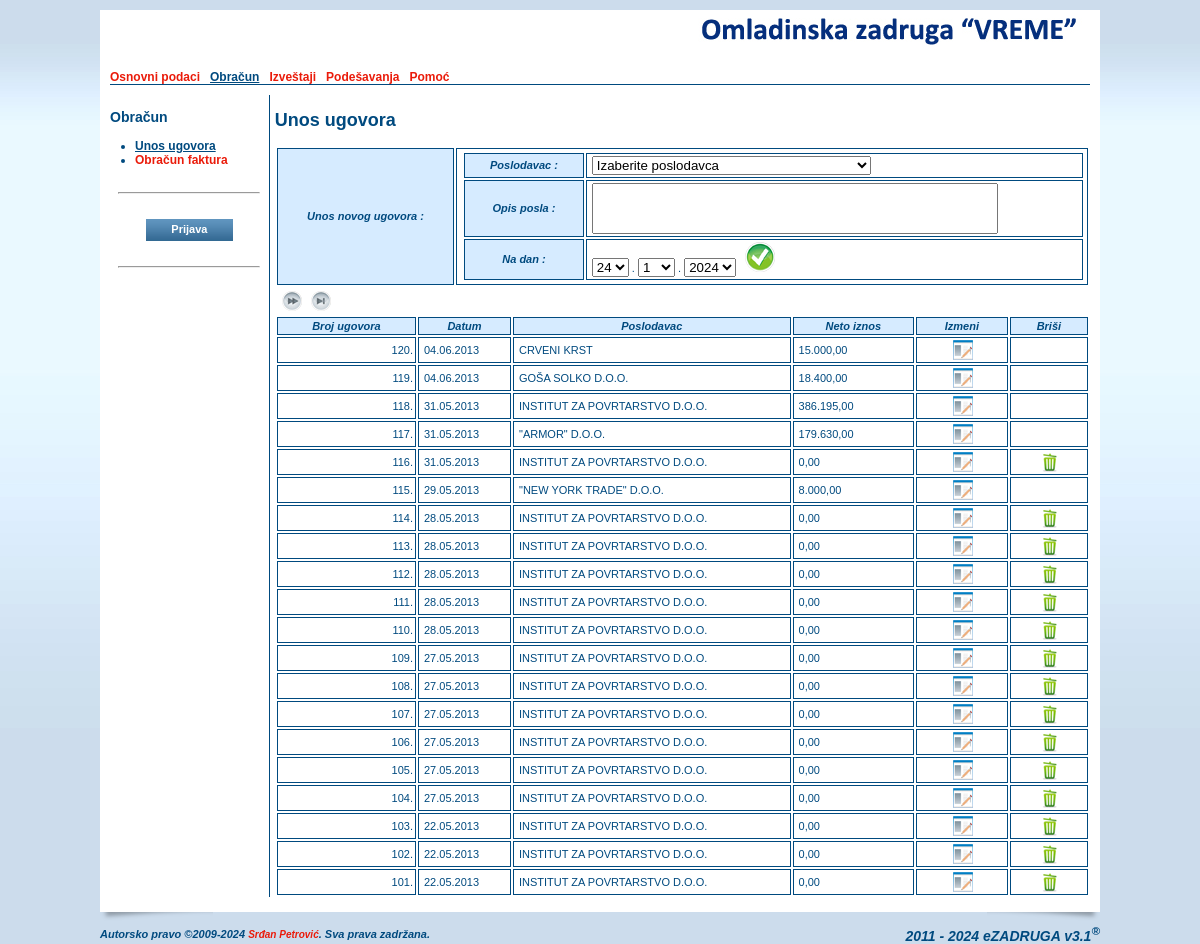
The app's page /ugovorunos.php with its own data.
### tables this page shows
CREATE TABLE IF NOT EXISTS `oszcooperative` (
  `ID` smallint(6) NOT NULL AUTO_INCREMENT,
  `name` varchar(255) NOT NULL,
  `short` varchar(50) NOT NULL,
  `shortest` varchar(25) NOT NULL,
  `address` varchar(255) DEFAULT NULL,
  `IDPlace` smallint(6) DEFAULT NULL,
  `phone` varchar(20) DEFAULT NULL,
  `mobile` varchar(20) DEFAULT NULL,
  `fax` varchar(20) DEFAULT NULL,
  `email` varchar(255) DEFAULT NULL,
  `url` varchar(255) DEFAULT NULL,
  `account` varchar(255) DEFAULT NULL,
  `reference` varchar(255) NOT NULL,
  `pib` varchar(20) DEFAULT NULL,
  `idnumber` varchar(20) DEFAULT NULL,
  `activity` varchar(20) NOT NULL,
  `currentyear` varchar(4) NOT NULL,
  `contracthours` tinyint(4) NOT NULL DEFAULT '0',
  `memberhours` tinyint(4) NOT NULL DEFAULT '0',
  `headimage` varchar(255) DEFAULT NULL,
  `pdfimage` varchar(255) DEFAULT NULL,
  PRIMARY KEY (`ID`),
  KEY `name` (`name`),
  KEY `IDPlace` (`IDPlace`)
);

CREATE TABLE IF NOT EXISTS `oszmenu` (
  `ID` smallint(6) NOT NULL AUTO_INCREMENT,
  `title` varchar(70) NOT NULL,
  `link` varchar(255) NOT NULL,
  `root` smallint(6) NOT NULL DEFAULT '0',
  `sort` tinyint(4) DEFAULT NULL,
  `sub_item` tinyint(4) NOT NULL DEFAULT '-1',
  `show_admin` tinyint(4) NOT NULL DEFAULT '0',
  PRIMARY KEY (`ID`),
  KEY `title` (`title`),
  KEY `root` (`root`),
  KEY `link` (`link`)
);

CREATE TABLE IF NOT EXISTS `oszcontract2013` (
  `ID` int(11) NOT NULL AUTO_INCREMENT,
  `IDEmployer` int(11) NOT NULL,
  `contractnumber` int(11) DEFAULT NULL,
  `contractdate` date DEFAULT NULL,
  `contractfrom` date DEFAULT NULL,
  `contractto` date DEFAULT NULL,
  `hours` varchar(5) DEFAULT NULL,
  `jobdescription` text,
  `net` double NOT NULL DEFAULT '0',
  `tax` double NOT NULL DEFAULT '0',
  `contribute` double NOT NULL DEFAULT '0',
  `claimsum` double NOT NULL DEFAULT '0',
  `sum` double NOT NULL DEFAULT '0',
  `rule` tinyint(4) NOT NULL DEFAULT '0',
  PRIMARY KEY (`ID`),
  KEY `IDEmployer` (`IDEmployer`)
);

CREATE TABLE IF NOT EXISTS `oszemployer` (
  `ID` smallint(6) NOT NULL AUTO_INCREMENT,
  `name` varchar(255) NOT NULL,
  `address` varchar(255) DEFAULT NULL,
  `IDPlace` smallint(6) DEFAULT NULL,
  `phone` varchar(20) DEFAULT NULL,
  `mobile` varchar(20) DEFAULT NULL,
  `fax` varchar(20) DEFAULT NULL,
  `email` varchar(255) DEFAULT NULL,
  `url` varchar(255) DEFAULT NULL,
  `account` varchar(255) DEFAULT NULL,
  `pib` varchar(20) DEFAULT NULL,
  `idnumber` varchar(20) DEFAULT NULL,
  PRIMARY KEY (`ID`),
  KEY `name` (`name`),
  KEY `IDPlace` (`IDPlace`)
);

### ugovorunos.php (the view, shortened to what the rows shown need)
<?php
include_once('./header.php');
?>
              <h2><?=$GLOBALS["sectiontitle"];?></h2>
              <table cellpadding="2" cellspacing="2" border="0" class="table_browse" width="100%">
                <tr>
                  <th>Unos novog ugovora :</th>
                  <td>
                    <form name="newContract" method="POST" action="./zaradaunos.php">
                    <table cellpadding="2" cellspacing="2" border="0" class="table_browse" width="100%">
                      <tr>
                        <th>Poslodavac :</th>
                      </tr>
                      <tr>
                        <th>Opis posla :</th>
                      </tr>
                      <tr>
                        <th>Na dan :</th>
                      </tr>
                    </table>
                    </form>
                  </td>
                </tr>
              </table>
<?php
$query        = mysql_query("SELECT COUNT(ID) AS uk_broj FROM oszcontract$_currentyear") or die(mysql_error());
$res          = mysql_fetch_array($query);
$browsecount  = $res["uk_broj"];
$_from    = 0;
$_offs    = $GLOBALS["browse_count"];
$navigate = false;
if ($browsecount > $GLOBALS["browse_count"]) {
  $navigate   = true;
}
$sql = "SELECT C.ID, C.contractdate, E.name, COUNT(I.ID) AS invoice, SUM(CI.net) AS neto
  FROM oszcontract$_currentyear AS C
  LEFT JOIN oszemployer AS E ON C.IDEmployer=E.ID
  LEFT JOIN oszinvoice$_currentyear AS I ON C.ID = I.IDContract
  LEFT JOIN oszcontractitem$_currentyear AS CI ON C.ID = CI.IDContract
  GROUP BY C.ID
  ORDER BY C.ID DESC";
if ($navigate)
  $sql .= " LIMIT $_from, $_offs";
$query = mysql_query($sql) or die(mysql_error());
?>
              <table cellpadding="2" cellspacing="2" border="0" class="table_browse" width="100%">
                <tr>
                  <th>Broj ugovora</th>
                  <th>Datum</th>
                  <th>Poslodavac</th>
                  <th>Neto iznos</th>
                  <th><?=$_LANG["sr"]["EDIT"];?></th>
                  <th><?=$_LANG["sr"]["DELETE"];?></th>
                </tr>
<?php
while ($res = mysql_fetch_array($query)) {
?>
                <tr>
                  <td align="right"><?=$res["ID"];?>.</td>
                  <td><?=_db_date_to_date($res["contractdate"]);?>&nbsp;</td>
                  <td><?=$res["name"];?>&nbsp;</td>
                  <td><?=number_format($res["neto"],2,',','.');?></td>
                  <td align="center"><a href="./zaradaunos.php?id=<?=$res["ID"];?>"><img src="./images/form/edit.jpg" alt="<?=$_LANG["sr"]["EDIT"];?>" title="<?=$_LANG["sr"]["EDIT"];?>" /></a></td>
                  <td align="center">
<? if ($res["invoice"] == 0) { ?>
                    <a href="./ugovorunos.php?id=<?=$res["ID"];?>&act=del" onClick="javascript: return confirmDelete('<?=$_LANG["sr"]["CONFIRM_DELETE_COMMON"];?>');"><img src="./images/form/del.jpg" alt="<?=$_LANG["sr"]["DELETE"];?>" title="<?=$_LANG["sr"]["DELETE"];?>" /></a>
<? } else echo '&nbsp;'; ?>
                  </td>
                </tr>
<? } ?>
              </table>
<?php
include_once('./footer.php');
?>

### header.php (shortened to what the rows shown need)
<?php
require_once('./include/common.php');
require_once('./include/c_session.php');
require_once('./lang/sr.php');
if (!isset($_session))
{
  $_session = new c_Session;
}
$_esettings = $_session->_getSettings();
if (count($_esettings) == 0) {
  $query = mysql_query("select * from esettings where ID > 0 LIMIT 1") or die(mysql_error());
  $_esettings = mysql_fetch_array($query);
}
$_oszcooperative = $_session->_getCooperative();
if (count($_oszcooperative) == 0) {
  $query = mysql_query("select * from oszcooperative where ID > 0 LIMIT 1") or die(mysql_error());
  $_oszcooperative = mysql_fetch_array($query);
}
$_currentyear = $_session->_getCurrentYear();
$_timescale   = $_session->_getTimeScale();
$forSelf = explode("/", $_SERVER['PHP_SELF']);
$_self   = $forSelf[count($forSelf)-1];
$_menu   = array();
$_root   = 0;
$_father = 0;
$_this   = 0;
$_index  = false;
$query = mysql_query("SELECT * FROM oszmenu ORDER BY root, sort") or die(mysql_error());
while ($res = mysql_fetch_array($query)) {
  if ($_self == trim($res['link'])) {
    $_this    = $res['ID'];
    $_father  = $res['root'];
  }
  if ($res['root'] > 0) {
    foreach($_menu[0] as $key => $menu) {
      if ($key == $res['root']) {
        $_menu[0][$key]['submenu'][$res['ID']] = array(
        "ID"        => $res['ID'],
        "title"     => $res['title'],
        "link"      => $res['link'],
        "root"      => $res['root'],
        "sort"      => $res['sort'],
        "sub_item"  => $res['sub_item'],
        "show_admin"=> $res['show_admin']
        );
      }
    }
  } else {
    $_menu[0][$res['ID']] = array(
      "ID"    => $res['ID'],
      "title" => $res['title'],
      "link"  => $res['link'],
      "root"  => $res['root'],
      "sort"      => $res['sort'],
      "sub_item"  => $res['sub_item'],
      "show_admin"=> $res['show_admin']
    );
  }
}
?>
<!DOCTYPE html PUBLIC "-//W3C//DTD XHTML 1.0 Transitional//EN" "http://www.w3.org/TR/xhtml1/DTD/xhtml1-transitional.dtd">
<html xmlns="http://www.w3.org/1999/xhtml" >
  <head>
    <link href="./css/style.css" rel="stylesheet" type="text/css">
    <link href="./css/calendar.css" rel="stylesheet" type="text/css">
  </head>
<?php
if (isset($preload_image) && is_array($preload_image)) {
  $strOnLoad = "javascript:MM_preloadImages(";
  $start = true;
  foreach($preload_image as $_image) {
    if ($start)
    {
      $start = false;
      $strOnLoad .= "'". $_image."'";
    } else $strOnLoad .= ",'". $_image."'";
  }
?>
  <body OnLoad="<?=$strOnLoad;?>">
<?php
} else {
?>
  <body>
<?php
}
?>
    <div class="main_content_location" align="center" valign="top">
      <table cellpadding="0" cellspacing="0" border="0">
        <tr>
          <td colspan="2" valign="top">
            <table cellpadding="0" cellspacing="0" border="0" class="content_all">
              <tr>
                <td class="content_main" valign="top">
                    <table cellpadding="0" cellspacing="0" border="0" class="content_main">
                      <tr>
                        <td>
                          <table cellpadding="0" cellspacing="0" border="0" class="header">
                            <tr>
                              <td align="right" valign="top" class="header_right">
                                <a href="./index.php">
<?php if (isset($_esettings["custom_head"]) && $_esettings["custom_head"] && isset($_oszcooperative["headimage"]) && file_exists($_oszcooperative["headimage"])) { ?>
                                  <img src="<?=$_oszcooperative["headimage"];?>" alt="<?=$_LANG["sr"]["MAIN_IMAGE_ALT"];?>" title="<?=$_LANG["sr"]["MAIN_IMAGE_ALT"];?>" />
<?php } else { ?>
                                  <img src="./images/ezadruga_logo.png" alt="<?=$_LANG["sr"]["MAIN_IMAGE_ALT"];?>" title="<?=$_LANG["sr"]["MAIN_IMAGE_ALT"];?>" />
<?php } ?>
                                </a>
                              </td>
                            </tr>
                            <tr>
                              <td class="main_menu" colspan="2">
<?
  foreach ($_menu[0] as $key => $menu) {
    if (intval($menu["sort"]) > 0) {
      if ($key == $_father || $key == $_root){
        if ($_menu[0][$key]["show_admin"] && $GLOBALS["admin"]) {
?>
                                <a href="./<?=$_menu[0][$key]["link"];?>" class="main_menu_selected"><?=$_menu[0][$key]["title"];?></a> &nbsp;
<?
        } else {
?>
                                <a href="./<?=$_menu[0][$key]["link"];?>" class="main_menu_selected"><?=$_menu[0][$key]["title"];?></a> &nbsp;
<?
        }
      } else {
        if ($_menu[0][$key]["show_admin"] && $GLOBALS["admin"]) {
?>
                                <a href="./<?=$_menu[0][$key]["link"];?>"><?=$_menu[0][$key]["title"];?></a> &nbsp;
<?
        } else {
?>
                                <a href="./<?=$_menu[0][$key]["link"];?>"><?=$_menu[0][$key]["title"];?></a> &nbsp;
<?
        }
      }
    }
  }
?>
                              </td>
                          </table>
                        </td>
                      </tr>
                      <tr>
                        <td valign="top">
                          <table cellpadding="0" cellspacing="0" border="0" class="main_content">
                            <tr>
                              <td class="left_menu" valign="top">
<?php
if (!$_index) {
?>
                                <ul>
<?php
  $sub_item = -1;
  if ($_root > 0) {
    foreach($_menu[0][$_root]['submenu'] as $key => $menu) {
      if (intval($_menu[0][$_root]['submenu'][$key]["sub_item"]) > 0 && $_this == $key) $sub_item = intval($_menu[0][$_root]['submenu'][$key]["sub_item"]);
      if (intval($_menu[0][$_root]['submenu'][$key]["sort"]) > 0)
      {
        if ($key == $_father || $key == $sub_item) {
          if ($_menu[0][$_root]['submenu'][$key]["show_admin"] && $GLOBALS["admin"]) {
?>
                                  <li><a href="<?=$_menu[0][$_root]['submenu'][$key]["link"];?>" class="main_menu_selected"><?=$_menu[0][$_root]['submenu'][$key]["title"];?></a></li>
<?
          } elseif (!$_menu[0][$_root]['submenu'][$key]["show_admin"]) {
?>
                                  <li><a href="<?=$_menu[0][$_root]['submenu'][$key]["link"];?>" class="main_menu_selected"><?=$_menu[0][$_root]['submenu'][$key]["title"];?></a></li>
<?php
          }
        } else {
          if ($_menu[0][$_root]['submenu'][$key]["show_admin"] && $GLOBALS["admin"]) {
?>
                                  <li><a href="<?=$_menu[0][$_root]['submenu'][$key]["link"];?>"><?=$_menu[0][$_root]['submenu'][$key]["title"];?></a></li>
<?
          } elseif (!$_menu[0][$_root]['submenu'][$key]["show_admin"]) {
?>
                                  <li><a href="<?=$_menu[0][$_root]['submenu'][$key]["link"];?>"><?=$_menu[0][$_root]['submenu'][$key]["title"];?></a></li>
<?php
          }
        }
      }
    }
  } else {
    if ($_father > 0) {
      foreach($_menu[0][$_father]['submenu'] as $key => $menu) {
        if (intval($_menu[0][$_father]['submenu'][$key]["sort"]) > 0)
        {
          if ($key == $_this || $key == $sub_item) {
            if ($_menu[0][$_father]['submenu'][$key]["show_admin"] && $GLOBALS["admin"]) {
?>
                                  <li><a href="<?=$_menu[0][$_father]['submenu'][$key]["link"];?>" class="main_menu_selected"><?=$_menu[0][$_father]['submenu'][$key]["title"];?></a></li>
<?
          } elseif (!$_menu[0][$_father]['submenu'][$key]["show_admin"]) {
?>
                                  <li><a href="<?=$_menu[0][$_father]['submenu'][$key]["link"];?>" class="main_menu_selected"><?=$_menu[0][$_father]['submenu'][$key]["title"];?></a></li>
<?
            }
          } else {
            if ($_menu[0][$_father]['submenu'][$key]["show_admin"] && $GLOBALS["admin"]) {
?>
                                  <li><a href="<?=$_menu[0][$_father]['submenu'][$key]["link"];?>"><?=$_menu[0][$_father]['submenu'][$key]["title"];?></a></li>
<?
          } elseif (!$_menu[0][$_father]['submenu'][$key]["show_admin"]) {
?>
                                  <li><a href="<?=$_menu[0][$_father]['submenu'][$key]["link"];?>"><?=$_menu[0][$_father]['submenu'][$key]["title"];?></a></li>
<?
            }
          }
        }
      }
    }
  }
?>
                                </ul>
<?
} else {
?>
<?php
}
?>
                              </td>
                              <td style="width:830px;padding-left:5px;" valign="top">

### records on screen
oszcooperative: headimage (picture)
oszmenu: title "Osnovni podaci"
oszmenu: title "Obračun"
oszmenu: title "Izveštaji"
oszmenu: title "Podešavanja"
oszmenu: title "Pomoć"
oszmenu: title "Unos ugovora"
oszmenu: title "Obračun faktura"
oszcontract2013: ID "120", contractdate "04.06.2013", oszemployer.name "CRVENI KRST", neto "15.000,00"
oszcontract2013: ID "119", contractdate "04.06.2013", oszemployer.name "GOŠA SOLKO D.O.O.", neto "18.400,00"
oszcontract2013: ID "118", contractdate "31.05.2013", oszemployer.name "INSTITUT ZA POVRTARSTVO D.O.O.", neto "386.195,00"
oszcontract2013: ID "117", contractdate "31.05.2013", oszemployer.name "\"ARMOR\" D.O.O.", neto "179.630,00"
oszcontract2013: ID "116", contractdate "31.05.2013", oszemployer.name "INSTITUT ZA POVRTARSTVO D.O.O.", neto "0,00"
oszcontract2013: ID "115", contractdate "29.05.2013", oszemployer.name "\"NEW YORK TRADE\" D.O.O.", neto "8.000,00"
oszcontract2013: ID "114", contractdate "28.05.2013", oszemployer.name "INSTITUT ZA POVRTARSTVO D.O.O.", neto "0,00"
oszcontract2013: ID "113", contractdate "28.05.2013", oszemployer.name "INSTITUT ZA POVRTARSTVO D.O.O.", neto "0,00"
oszcontract2013: ID "112", contractdate "28.05.2013", oszemployer.name "INSTITUT ZA POVRTARSTVO D.O.O.", neto "0,00"
oszcontract2013: ID "111", contractdate "28.05.2013", oszemployer.name "INSTITUT ZA POVRTARSTVO D.O.O.", neto "0,00"
oszcontract2013: ID "110", contractdate "28.05.2013", oszemployer.name "INSTITUT ZA POVRTARSTVO D.O.O.", neto "0,00"
oszcontract2013: ID "109", contractdate "27.05.2013", oszemployer.name "INSTITUT ZA POVRTARSTVO D.O.O.", neto "0,00"
oszcontract2013: ID "108", contractdate "27.05.2013", oszemployer.name "INSTITUT ZA POVRTARSTVO D.O.O.", neto "0,00"
oszcontract2013: ID "107", contractdate "27.05.2013", oszemployer.name "INSTITUT ZA POVRTARSTVO D.O.O.", neto "0,00"
oszcontract2013: ID "106", contractdate "27.05.2013", oszemployer.name "INSTITUT ZA POVRTARSTVO D.O.O.", neto "0,00"
oszcontract2013: ID "105", contractdate "27.05.2013", oszemployer.name "INSTITUT ZA POVRTARSTVO D.O.O.", neto "0,00"
oszcontract2013: ID "104", contractdate "27.05.2013", oszemployer.name "INSTITUT ZA POVRTARSTVO D.O.O.", neto "0,00"
oszcontract2013: ID "103", contractdate "22.05.2013", oszemployer.name "INSTITUT ZA POVRTARSTVO D.O.O.", neto "0,00"
oszcontract2013: ID "102", contractdate "22.05.2013", oszemployer.name "INSTITUT ZA POVRTARSTVO D.O.O.", neto "0,00"
oszcontract2013: ID "101", contractdate "22.05.2013", oszemployer.name "INSTITUT ZA POVRTARSTVO D.O.O.", neto "0,00"

### other values on screen
$GLOBALS["menutitle"] "Obračun"
$GLOBALS["sectiontitle"] "Unos ugovora"
$_LANG["sr"]["EDIT"] "Izmeni"
$_LANG["sr"]["DELETE"] "Briši"
$GLOBALS["version"] "3.1"
form field onday "24"
form field onmonth "1"
form field onyear "2024"
